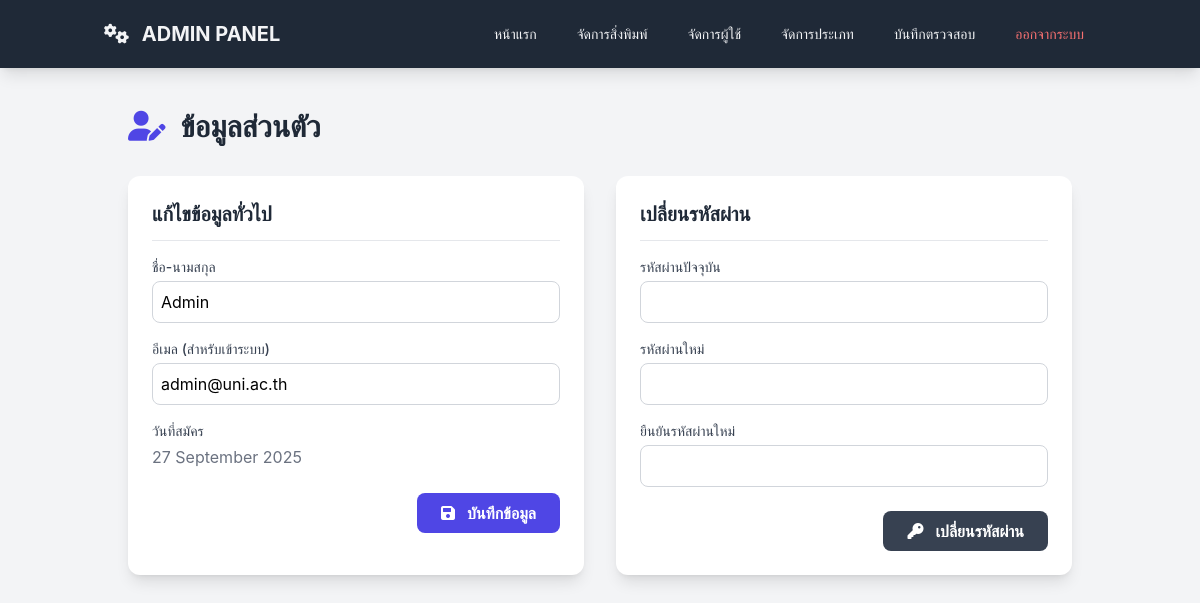
Screenshot of /profile.php (signed in) with the database file from the repository.
### tables this page shows
CREATE TABLE `users` (
  `User_Id` int(11) NOT NULL,
  `UserName` varchar(100) NOT NULL,
  `UserEmail` varchar(100) NOT NULL,
  `UserPass` varchar(255) NOT NULL,
  `UserRole` enum('Admin','Officer','Teacher') NOT NULL,
  `Created_at` timestamp NOT NULL DEFAULT CURRENT_TIMESTAMP
);

### profile.php (the view, shortened to what this page needs)
<?php
require_once 'auth_config.php';
$user_id = $_SESSION['user_id'];
$user_role = $_SESSION['user_role'];
try {
    $stmt_user = $pdo->prepare("SELECT UserName, UserEmail, Created_at FROM users WHERE User_Id = ?");
    $stmt_user->execute([$user_id]);
    $current_user = $stmt_user->fetch(PDO::FETCH_ASSOC);
} catch (PDOException $e) {
    die("ไม่สามารถดึงข้อมูลผู้ใช้ได้: " . $e->getMessage());
}
?>
<!DOCTYPE html>
<html lang="th">
<head>
    <script src="https://cdn.tailwindcss.com"></script>
    <link rel="stylesheet" href="https://cdnjs.cloudflare.com/ajax/libs/font-awesome/6.0.0-beta3/css/all.min.css">
</head>
<body class="bg-gray-100">
    <header class="bg-gray-800 text-gray-100 shadow-lg sticky top-0 z-50">
        <div class="container mx-auto flex justify-between items-center p-4">
            <?php if ($user_role === 'Admin'): ?>
                <a href="admin_dashboard.php" class="text-xl font-bold"><i class="fas fa-cogs mr-2"></i> ADMIN PANEL</a>
                <nav class="hidden md:flex space-x-4 items-center">
                    <a href="admin_dashboard.php" class="px-3 py-2 text-sm rounded-md hover:bg-gray-700">หน้าแรก</a>
                    <a href="admin_manage_publications.php" class="px-3 py-2 text-sm rounded-md hover:bg-gray-700">จัดการสิ่งพิมพ์</a>
                    <a href="admin_user_management.php" class="px-3 py-2 text-sm rounded-md hover:bg-gray-700">จัดการผู้ใช้</a>
                    <a href="admin_manage_types.php" class="px-3 py-2 text-sm rounded-md hover:bg-gray-700">จัดการประเภท</a>
                    <a href="admin_audit_log.php" class="px-3 py-2 text-sm rounded-md hover:bg-gray-700">บันทึกตรวจสอบ</a>
                    <a href="logout.php" class="px-3 py-2 text-sm rounded-md text-red-400 hover:bg-red-700">ออกจากระบบ</a>
                </nav>
            <?php endif; ?>
        </div>
    </header>
    <main class="container mx-auto p-6 md:p-10">
        <h1 class="text-3xl font-bold text-gray-800 mb-8">
            <i class="fas fa-user-edit text-indigo-600 mr-2"></i> ข้อมูลส่วนตัว
        </h1>
        <div class="grid grid-cols-1 lg:grid-cols-2 gap-8">
            <div class="bg-white p-6 rounded-xl shadow-lg">
                <h2 class="text-xl font-semibold text-gray-800 mb-4 border-b pb-3">แก้ไขข้อมูลทั่วไป</h2>
                <form action="profile.php" method="POST">
                    <div class="space-y-4">
                        <div>
                            <label for="username" class="block text-sm font-medium text-gray-700">ชื่อ-นามสกุล</label>
                            <input type="text" id="username" name="username" value="<?= htmlspecialchars($current_user['UserName']) ?>" class="mt-1 w-full p-2 border border-gray-300 rounded-lg">
                        </div>
                        <div>
                            <label for="email" class="block text-sm font-medium text-gray-700">อีเมล (สำหรับเข้าระบบ)</label>
                            <input type="email" id="email" name="email" value="<?= htmlspecialchars($current_user['UserEmail']) ?>" class="mt-1 w-full p-2 border border-gray-300 rounded-lg">
                        </div>
                        <div>
                            <label class="block text-sm font-medium text-gray-700">วันที่สมัคร</label>
                            <p class="text-gray-500 mt-1"><?= date('d F Y', strtotime($current_user['Created_at'])) ?></p>
                        </div>
                    </div>
                    <div class="mt-6 text-right">
                        <button type="submit" name="update_profile" class="bg-indigo-600 text-white font-semibold py-2 px-6 rounded-lg hover:bg-indigo-700">
                            <i class="fas fa-save mr-2"></i> บันทึกข้อมูล
                        </button>
                    </div>
                </form>
            </div>
            <div class="bg-white p-6 rounded-xl shadow-lg">
                <h2 class="text-xl font-semibold text-gray-800 mb-4 border-b pb-3">เปลี่ยนรหัสผ่าน</h2>
                <form action="profile.php" method="POST">
                    <div class="space-y-4">
                        <div>
                            <label for="current_password" class="block text-sm font-medium text-gray-700">รหัสผ่านปัจจุบัน</label>
                            <input type="password" id="current_password" name="current_password" required class="mt-1 w-full p-2 border border-gray-300 rounded-lg">
                        </div>
                        <div>
                            <label for="new_password" class="block text-sm font-medium text-gray-700">รหัสผ่านใหม่</label>
                            <input type="password" id="new_password" name="new_password" required class="mt-1 w-full p-2 border border-gray-300 rounded-lg">
                        </div>
                        <div>
                            <label for="confirm_password" class="block text-sm font-medium text-gray-700">ยืนยันรหัสผ่านใหม่</label>
                            <input type="password" id="confirm_password" name="confirm_password" required class="mt-1 w-full p-2 border border-gray-300 rounded-lg">
                        </div>
                    </div>
                     <div class="mt-6 text-right">
                        <button type="submit" name="change_password" class="bg-gray-700 text-white font-semibold py-2 px-6 rounded-lg hover:bg-gray-800">
                            <i class="fas fa-key mr-2"></i> เปลี่ยนรหัสผ่าน
                        </button>
                    </div>
                </form>
            </div>
        </div>
    </main>
</body>
</html>

### profile.php (style rules this page uses)
body { font-family: 'Inter', 'Tahoma', sans-serif; }

### rows the page displays
users: username "Admin", email "admin@uni.ac.th", Created_at "27 September 2025"
